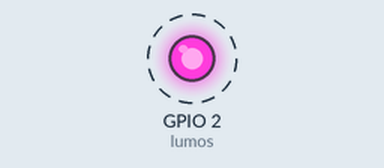
Bench run of a sketch on a simulated ESP32. Parts: output pins drawn as LEDs (lit = HIGH). Dashed ring = blinking.

Above: at 0.5 s.
Timing chart, 0 to 3.0 s (numbered marks = the images above):
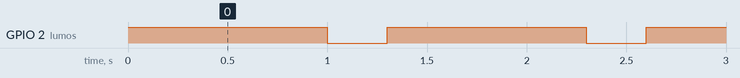

Measured:
- by itself, GPIO 2 (lumos): alternates HIGH for 1.0 s and LOW for 0.30 s

The sketch:

sketch.ino
```cpp
const int lumos=2;
void setup(){
  pinMode(lumos, OUTPUT);
}
void loop(){
  digitalWrite(lumos, HIGH);
  delay(1000);
  digitalWrite(lumos, LOW);
  delay(300);
}
```
